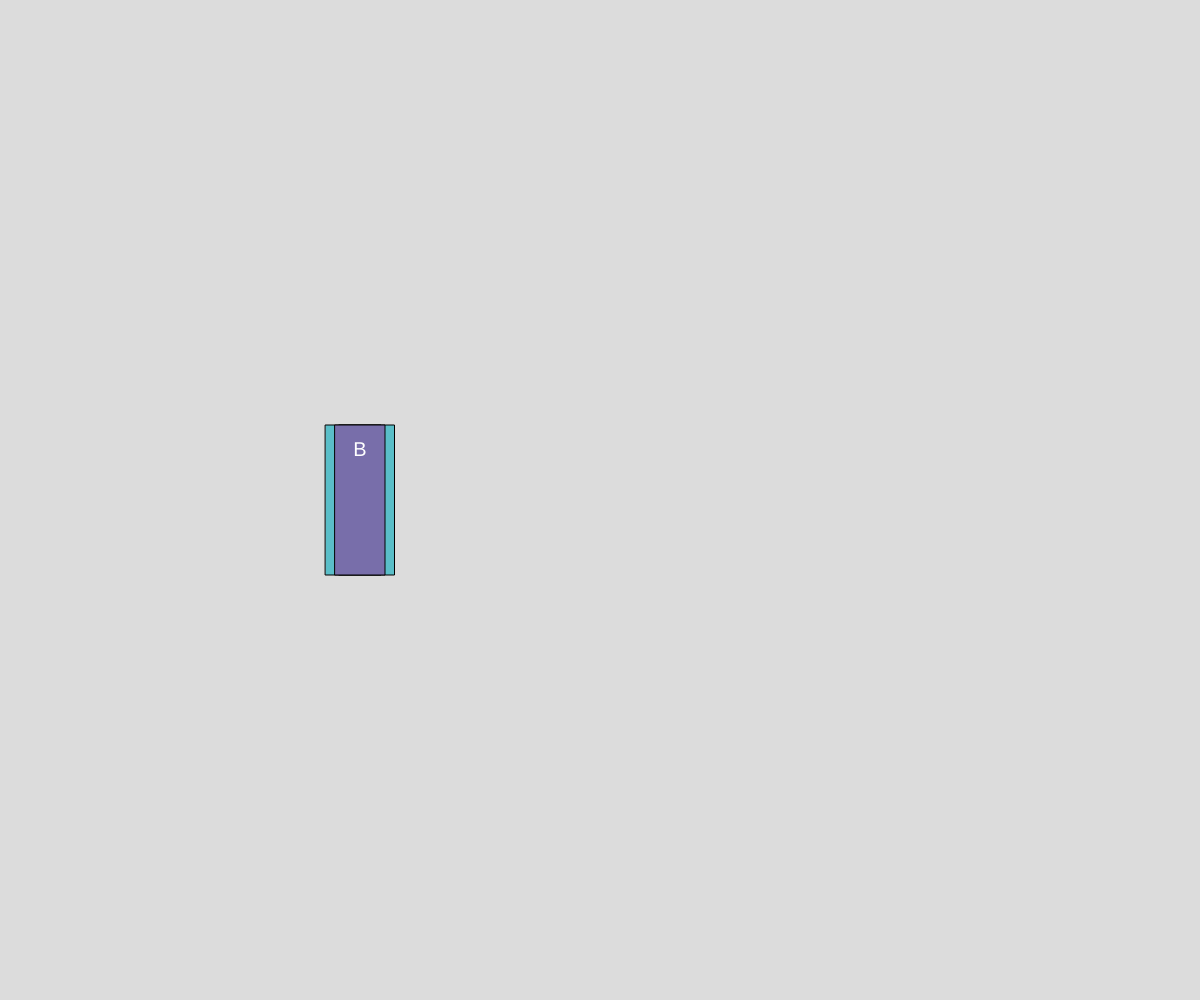
Frame 1 (no input)
Frame 60 (no input): identical to frame 1, image omitted
Frame 120 (the mouse pressed at the canvas centre since frame 60): identical to frame 1, image omitted

The p5.js sketch that drew this single still picture (run headless with seeded random() and noise() and a simulated clock; from frame 60 on, the mouse is pressed at the canvas centre):

// p5.js sketch
// ── sketch.js
// Intro to Objects
// Mitsaal Idris
// Oct. 10, 2024

let myBook;
let myBook2;
let myBook3;

function setup() {
  createCanvas(windowWidth, windowHeight);
  myBook = new Book("CS 30 Textbook", "Donald Trump", "leatherbound", 690, 1110987654321, width*0.3);
  myBook1 = new Book("The Art of War", "Donald Trump", "softcover", 420, 1110987654321, width*0.2 + 120);
  myBook2 = new Book("Bible", "Donald Trump", "hardcover", 500, 1110987654321, width*0.4 - 120);
}

function draw() {
  background(220);
  myBook.display();
  myBook1.display();
  myBook2.display();
}

class Book{
  //1.constructor
  constructor(title, author, coverType, pages, isbn, xPos){
    this.title = title;
    this.author = author;
    this.coverType = coverType;
    this.pages = pages;
    this.isbn = isbn;
    this.xPos = xPos;
  }
  //2.class methods
  printSummary(){
    //print out a nicely formatted description of the object
    print(this.title + ", by" + this.author);
    print("length: ", + this.pages + "pages.");
    print("Covertype: " + this.coverType);
    print("ISBN: " + this.isbn);
  }

  display(){
    //visuallize the book based on its properties
    //width depends on pages(1/10 scale)
    rectMode(CENTER); textAlign(CENTER,CENTER);
    switch(this.coverType){
    case "softcover":
      fill(250,200,200); break;
    case "hardcover":
      fill(120,110,170); break;
    case "leatherbound":
      fill(90,190,200); break;
    }
    rect(this.xPos, height/2, this.pages/10, 150);
    textSize(20); fill(255);
    text(this.title[0], this.xPos, height/2 - 50);
  }
}
